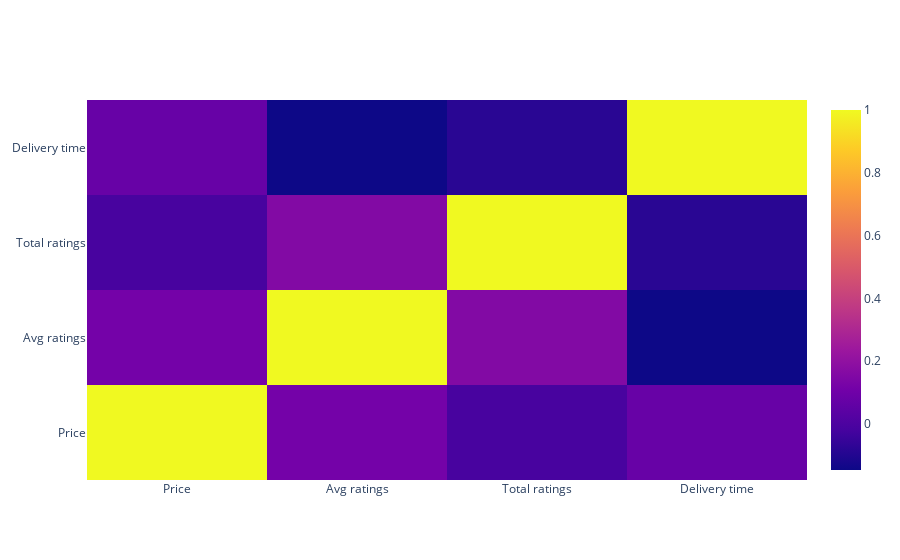

Notebook code cell kept with this figure:
### Code cell
import plotly.graph_objects as go
correlation_matrix=df10.corr()
fig=go.Figure(data=go.Heatmap(z=correlation_matrix,x=correlation_matrix.columns,y=correlation_matrix.columns))
fig.show()
fig.write_image("Correlation.png")

### Figure 1 — Plotly figure (JSON) as saved in the notebook; plotly's stock layout.template omitted (floating-point values rounded to 4 significant figures)
{"data": [{"type": "heatmap", "x": ["Price", "Avg ratings", "Total ratings", "Delivery time"], "y": ["Price", "Avg ratings", "Total ratings", "Delivery time"], "z": [[1, 0.1136, -0.01467, 0.07601], [0.1136, 1, 0.1579, -0.147], [-0.01467, 0.1579, 1, -0.08409], [0.07601, -0.147, -0.08409, 1]]}], "layout": {}}
